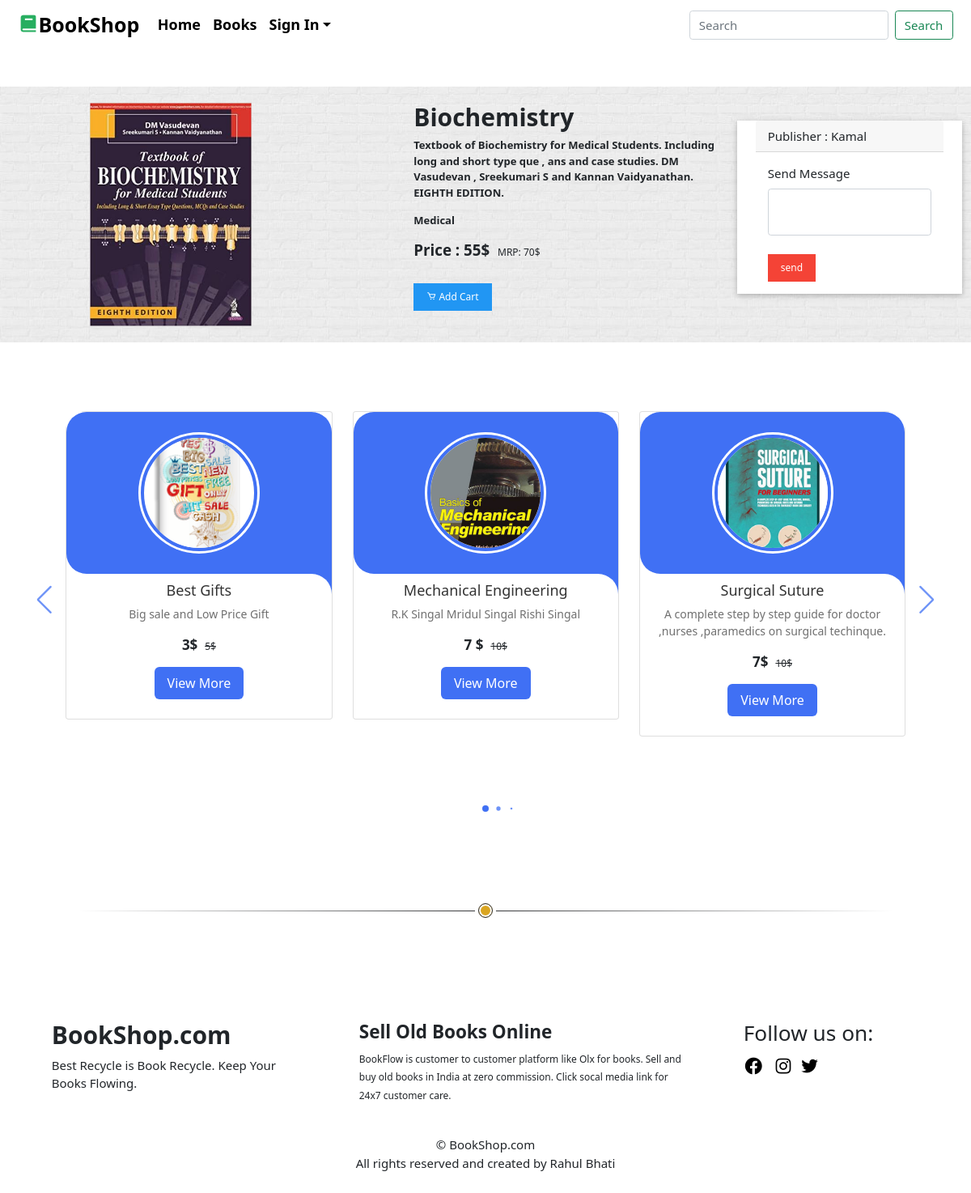
The app's page /index.php/Welcome/view_book/234678_13 with its own data.
### tables this page shows
CREATE TABLE `user` (
  `name` varchar(255) NOT NULL,
  `email` varchar(255) NOT NULL,
  `phone` varchar(255) NOT NULL,
  `pass` varchar(255) NOT NULL,
  `status` int(11) NOT NULL DEFAULT 0
);

CREATE TABLE `book_data` (
  `sn` int(11) NOT NULL,
  `code` varchar(255) NOT NULL,
  `title` varchar(255) NOT NULL,
  `detail` mediumblob NOT NULL,
  `category` varchar(255) NOT NULL,
  `price` varchar(222) NOT NULL,
  `mrp` varchar(255) NOT NULL,
  `email` varchar(255) NOT NULL
);

### application/controllers/Welcome.php (called while the page is built, shortened)
<?php
class Welcome extends CI_Controller {
	public function	__construct(){
		$this->load->helper('form');
		$this->load->helper('url');
		$this->load->helper('cookie');
		$this->load->database();
		$this->load->library('session');
		$this->load->model("Record");
	}
	public function view_book(){
		$this->load->view('view_book');
	}
}

### index.php (called while the page is built, shortened)
<?php
require_once BASEPATH.'core/CodeIgniter.php';

### application/views/view_book.php (the view, shortened to what this page needs)
<?php
$flag=0;
if(!get_cookie("login") || !$this->session->userdata(get_cookie("login"))){
     $flag=0;
}
else{
	$flag=1;
}
?>
<!DOCTYPE html>
<html lang="en">
<head>
	<link href='https://unpkg.com/boxicons@2.0.7/css/boxicons.min.css' rel='stylesheet'>
	<link rel="stylesheet" href="<?php echo base_url()."assets/css/w3.css"; ?>" >
	<link rel="stylesheet" href="<?php echo base_url()."assets/css/swiper-bundle.min.css"; ?>" >
	<link rel="stylesheet" href="<?php echo base_url()."assets/css/style.css"; ?>" >
	<link href="https://cdn.jsdelivr.net/npm/bootstrap@5.1.3/dist/css/bootstrap.min.css" rel="stylesheet">
</head>
<body>
	<div class="container-fluid" style="font-size:18px;;font-weight:550">
		<nav class="navbar navbar-expand-lg">
			<div class="container-fluid">
				<a class="navbar-brand" style="font-size:25px;font-weight:600px;" href="<?php echo base_url();?>"><i class="bx bxs-book" style="color:#27ae60;"></i>BookShop</a>
				<div class="collapse navbar-collapse" id="navbarSupportedContent">
					<ul class="navbar-nav me-auto mb-2 mb-lg-0">
					<li class="nav-item">
						<a style="color: black;" class="nav-link active" aria-current="page" href="<?php echo base_url();?>">Home</a>
					</li>
					<li class="nav-item">
						<a style="color: black;" class="nav-link" href="<?php echo base_url()."index.php/Welcome/books";?>">Books</a>
					</li>
					<?php
						if($flag==0){
					?>
					<li class="nav-item dropdown" style="color: black;">
						<a class="nav-link dropdown-toggle" role="button" data-bs-toggle="dropdown" style="color: black;">Sign In</a>
					</li>
							<?php
						}
					?>
					</ul>
					<form action="<?php echo base_url()."index.php/Welcome/search"; ?>" class="d-flex" method="post">
					<input class="form-control me-2" type="search" name="search" placeholder="Search" aria-label="Search">
					<button class="btn btn-outline-success" type="submit">Search</button>
					</form>
				</div>
			</div>
		</nav>
	</div>
	<br><br>
	<?php
	$category = "";
	$code = $this->uri->segment('3');
	$this->db->select('*');
	$this->db->from('book_data');
	$this->db->where("code",$code);
	$query = $this->db->get();
	foreach($query->result() as $row){
		$this->db->select('*');
		$this->db->from('user');
		$this->db->where("email",$row->email);
		$query = $this->db->get();
		foreach($query->result() as $usr){
			$category = $row->category;
	?>
	<div class="container-fluid banner">
		<div class="col-sm-12">
			<div class="row" style="padding: 20px 0;">
				<div class="col-sm-1"></div>
				<div class="col-sm-4">
					<img src="<?php echo base_url()."uploads/".$row->code.".png";?>" alt="" style="width: 200px;" class="img-fluid">
				</div>
				<div class="col-sm-4" style="float: right;align-items:center;">
					<h2 class="" style="font-weight: 700;"><?php echo $row->title; ?></h2>
					<p class="" style="font-size:13px;font-weight: 550;"><?php echo $row->detail; ?></p>
					<p class="category" style="font-size:13px;font-weight: 550;"><?php echo $row->category; ?></p>
					<h5 style="font-weight: 550;"><span>Price : </span><?php echo $row->price; ?> &nbsp;<span style="font-size:12px;font-weight: 500;">MRP: <?php echo $row->mrp; ?></span></h5><br>
					<button class="w3-button w3-small w3-blue">
						<a href="<?php echo base_url()."index.php/Welcome/cart/".$row->code;?>" style="color: white;"><i class='bx bx-cart'></i> Add Cart</a></button>
				</div>
				<div class="col-sm-3" id="msg">
					<br>
					<form method="post" action="<?php echo base_url()."index.php/Welcome/msg/".$row->code;?>">
						<div class="container w3-card" style="background-color: white;">
							<div class="card-header">
								Publisher : <?php echo $usr->name?>
							</div>
							<div class="card-body">
								<label class="form-label">Send Message</label>
								<textarea type="text" row=3 name='msg' class="form-control" style="resize:none;"></textarea><br>
								<input type="submit" class="w3-button w3-small w3-red" value="send">
							</div>
						</div>
					</form>
				</div>
			</div>
		</div>
	</div><br><br>
	<?php
		}
	}
	?>
	<div class="container">
		<div class="slide-container swiper">
			<div class="slide-content">
				<div class="card-wrapper swiper-wrapper">
					<?php
					$check=0;
					if($flag==1){
						$email = get_cookie('login');
						$multiwhere = ['category'=>$category,'email!='=>$email,'code!='=>$this->uri->segment('3')];
					}else{
						$multiwhere = ['category'=>$category,'code!='=>$this->uri->segment('3')];
					}
					$this->db->select('*');
					$this->db->from('book_data');
					$this->db->where($multiwhere);
					$this->db->limit(10);
					$query = $this->db->get();
					foreach($query->result() as $row){
						$check++;
					}
					if($check>3){
						foreach($query->result() as $row){
						?>
						<div class="card swiper-slide">
						<div class="image-content">
							<span class="overlay"></span>
							<div class="card-image">
								<img src="<?php echo base_url()."uploads/".$row->code.".png";?>" alt="" class="card-img">
							</div>
						</div>
						<div class="card-content">
							<h2 class="name"><?php echo $row->title; ?></h2>
							<p class="description"><?php echo $row->detail; ?></p>
							<span style="font-size:17px;font-weight: 600;"><?php echo $row->price; ?> &nbsp;<span style="font-size:12px;font-weight: 500;"><s><?php echo $row->mrp; ?></s></span></span>
							<button class="button"><a href="<?php echo base_url()."index.php/Welcome/view_book/".$row->code;?>" style="color: white;">View More</a></button>
						</div>
						</div>
						<?php
						}
					}else{
						$this->db->select('*');
						$this->db->from('book_data');
						$this->db->order_by('rand()');
						$this->db->limit(10);
						$query = $this->db->get();
						foreach($query->result() as $row){
						?>
						<div class="card swiper-slide">
							<div class="image-content">
								<div class="card-image">
									<img src="<?php echo base_url()."uploads/".$row->code.".png";?>" alt="" class="card-img">
								</div>
							</div>
							<div class="card-content">
								<h2 class="name"><?php echo $row->title; ?></h2>
								<p class="description"><?php echo $row->detail; ?></p>
								<span style="font-size:17px;font-weight: 600;"><?php echo $row->price; ?> &nbsp;<span style="font-size:12px;font-weight: 500;"><s><?php echo $row->mrp; ?></s></span></span>
								<button class="button"><a href="<?php echo base_url()."index.php/Welcome/view_book/".$row->code;?>" style="color: white;">View More</a></button>
							</div>
						</div>
					<?php
						}
					}
					?>
				</div>
			</div>
			<div class="swiper-button-next swiper-navBtn"></div>
			<div class="swiper-button-prev swiper-navBtn"></div>
			<div class="swiper-pagination"></div>
		</div>
	</div>
	<br>
	<div class="container">
		<div class="col-sm-12">
			<div class="row">
				<div class="wrapper">
				<div class="divider div-transparent div-dot"></div>
				</div><br><br>
			</div><br><br>
			<div class="row" style="margin-bottom:10px;">
				<div class="col-sm-4">
					<div class="container">
						<h2 style="font-weight: 700;">BookShop.com</h2>
						<span style="font-weight: 500;">Best Recycle is Book Recycle. Keep Your Books Flowing.</span>
					</div>
				</div>
				<div class="col-sm-5">
					<div class="container">
						<h4 style="font-weight: 550;">Sell Old Books Online</h4>
						<span style="font-weight: 400;font-size:12px;">BookFlow is customer to customer platform like Olx for books. Sell and buy old books in India at zero commission. Click socal media link for 24x7 customer care.</span>
					</div>
				</div>
				<div class="col-sm-3">
					<div class="container">
						<h3>Follow us on:</h3>
						<a href="" style="font-size:25px;color:black;"><i class='bx bxl-facebook-circle'></i></a> &nbsp;
						<a href="" style="font-size:25px;color:black;"><i class='bx bxl-instagram' ></i></a>&nbsp;
						<a href="" style="font-size:25px;color:black;"><i class='bx bxl-twitter' ></i></a>
					</div>
				</div>
				<div class="col-sm-12" style="padding:40px;">
					<center>© BookShop.com <br> All rights reserved and created by Rahul Bhati</center>
				</div>
			</div>
		</div>
	</div>
</body>
</html>

### assets/css/w3.css (style rules this page uses)
*,*:before,*:after { box-sizing:inherit }
html { -ms-text-size-adjust:100%;-webkit-text-size-adjust:100% }
body { margin:0 }
article,aside,details,figcaption,figure,footer,header,main,menu,nav,section { display:block }
a { background-color:transparent }
img { border-style:none }
button,input,select,textarea,optgroup { font:inherit;margin:0 }
button,input { overflow:visible }
button,select { text-transform:none }
button,[type=button],[type=reset],[type=submit] { -webkit-appearance:button }
textarea { overflow:auto }
[type=search] { -webkit-appearance:textfield;outline-offset:-2px }
html,body { font-family:Verdana,sans-serif;font-size:15px;line-height:1.5 }
html { overflow-x:hidden }
h2 { font-size:30px }
h3 { font-size:24px }
h4 { font-size:20px }
h5 { font-size:18px }
h1,h2,h3,h4,h5,h6 { font-family:"Segoe UI",Arial,sans-serif;font-weight:400;margin:10px 0 }
img { vertical-align:middle }
a { color:inherit }
.w3-btn,.w3-button { border:none;display:inline-block;padding:8px 16px;vertical-align:middle;overflow:hidden;text-decoration:none;color:inherit;background-color:inherit;text-align:center;cursor:pointer;white-space:nowrap }
.w3-btn,.w3-button { -webkit-touch-callout:none;-webkit-user-select:none;-khtml-user-select:none;-moz-user-select:none;-ms-user-select:none;user-select:none }
.w3-card,.w3-card-2 { box-shadow:0 2px 5px 0 rgba(0,0,0,0.16),0 2px 10px 0 rgba(0,0,0,0.12) }
.w3-small { font-size:12px!important }
.w3-blue,.w3-hover-blue:hover { color:#fff!important;background-color:#2196F3!important }
.w3-red,.w3-hover-red:hover { color:#fff!important;background-color:#f44336!important }

### assets/css/style.css (style rules this page uses)
body { font-family: 'Montserrat', sans-serif; }
ul li { color: black; }
.slide-container { max-width: 1120px; width: 100%; padding: 40px 0; }
.slide-content { margin: 0 40px; overflow: hidden; border-radius: 25px; }
.card { border-radius: 25px; background-color: #FFF; }
.image-content, .card-content { display: flex; flex-direction: column; align-items: center; padding: 10px 14px; }
.image-content { position: relative; row-gap: 5px; padding: 25px 0; }
.card-image { position: relative; height: 150px; width: 150px; border-radius: 50%; background: #FFF; padding: 3px; }
.card-image .card-img { height: 100%; width: 100%; object-fit: cover; border-radius: 50%; border: 4px solid #4070F4; }
.name { font-size: 18px; font-weight: 500; color: #333; }
.description { font-size: 14px; color: #707070; text-align: center; }
.button { border: none; font-size: 16px; color: #FFF; padding: 8px 16px; background-color: #4070F4; border-radius: 6px; margin: 14px; cursor: pointer; transition: all 0.3s ease; }
.swiper-navBtn { color: #6E93f7; transition: color 0.3s ease; }
.swiper-navBtn::before, .swiper-navBtn::after { font-size: 35px; }
.swiper-button-next { right: 0; }
.swiper-button-prev { left: 0; }
.wrapper { padding-bottom: 90px; }
.divider { position: relative; margin-top: 90px; height: 1px; }
.div-transparent:before { content: ""; position: absolute; top: 0; left: 5%; right: 5%; width: 90%; height: 1px; background-image: linear-gradient(to right, transparent, rgb(48,49,51), transparent); }
.div-dot:after { content: ""; position: absolute; z-index: 1; top: -9px; left: calc(50% - 9px); width: 18px; height: 18px; background-color: goldenrod; border: 1px solid rgb(48,49,51); border-radius: 50%; box-shadow: inset 0 0 0 2px white, 0 0 0 4px white; }

### records on screen
book_data: title "Biochemistry", detail "Textbook of Biochemistry for Medical Students. Including long and short type que , ans and case studies. DM Vasudevan , Sreekumari S and Kannan Vaidyanathan. EIGHTH EDITION.", category "Medical", price "55$", mrp "70$"
user: book_data.code (picture), name "Kamal"
book_data: code (picture), title "Best Gifts", detail "Big sale and Low Price Gift", price "3$", mrp "5$"
book_data: code (picture), title "Mechanical Engineering", detail "R.K Singal Mridul Singal Rishi Singal", price "7 $", mrp "10$"
book_data: code (picture), title "Surgical Suture", detail "A complete step by step guide for doctor ,nurses ,paramedics on surgical techinque.", price "7$", mrp "10$"
